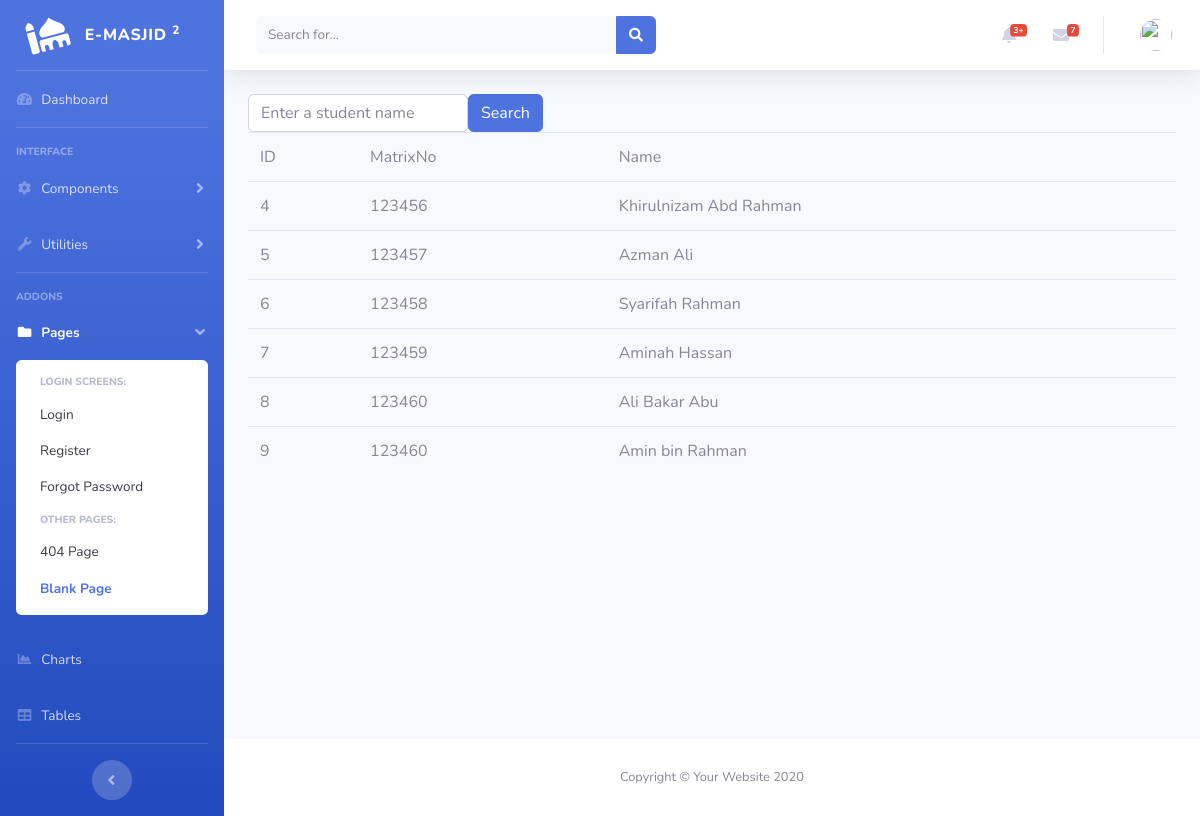
Screenshot of /search.php with the database file from the repository.
### tables this page shows
CREATE TABLE IF NOT EXISTS `students` (
  `id` int(11) unsigned NOT NULL AUTO_INCREMENT,
  `matrixno` varchar(50) DEFAULT NULL,
  `name` varchar(50) DEFAULT NULL,
  `address` blob,
  `dob` date DEFAULT NULL,
  `programcode` varchar(6) DEFAULT NULL,
  PRIMARY KEY (`id`)
);

### search.php (the view)
<?php
	include ("header.template.php");
?>
<form class="form-inline">
	<input type="text" name="keyword"
	class="form-control"
	placeholder="Enter a student name">
	<button type="submit"
	class="btn btn-primary">Search</button>
</form>
<?php
	include "dbconnect.php";
	$keyword=$_GET['keyword'];
	$sql="SELECT id, name, matrixno
		 FROM students
		 WHERE name LIKE '%$keyword%'";
	$result = mysqli_query($conn, $sql);
	?>
	<table class="table">
		<tr>
			<td>ID</td>
			<td>MatrixNo</td>
			<td>Name</td>
		</tr>
	<?php
	if(mysqli_num_rows($result)>0){
		while ($row=mysqli_fetch_assoc(
			$result)){
			echo "<tr>";
			echo "<td> ".$row['id']."</td>";
			echo "<td> ".$row['matrixno']."</td>";
			echo "<td> ".$row['name']."</td>";
			echo "</tr>";
		}
	}
?>
</table>
<?php
	include ("footer.template.php");
?>

### header.template.php (shortened to what this page needs)
<!DOCTYPE html>
<html lang="en">
<head>
  <link href="vendor/fontawesome-free/css/all.min.css" rel="stylesheet" type="text/css">
  <link href="css/sb-admin-2.min.css" rel="stylesheet">
</head>
<body id="page-top">
  <div id="wrapper">
    <ul class="navbar-nav bg-gradient-primary sidebar sidebar-dark accordion" id="accordionSidebar">
      <a class="sidebar-brand d-flex align-items-center justify-content-center" href="index.html">
        <div class="sidebar-brand-icon rotate-n-15">
          <i class="fas fa-mosque"></i>
        </div>
        <div class="sidebar-brand-text mx-3">E-Masjid <sup>2</sup></div>
      </a>
      <hr class="sidebar-divider my-0">
      <li class="nav-item">
        <a class="nav-link" href="dash-admin.php">
          <i class="fas fa-fw fa-tachometer-alt"></i>
          <span>Dashboard</span></a>
      </li>
      <hr class="sidebar-divider">
      <div class="sidebar-heading">
        Interface
      </div>
      <li class="nav-item">
        <a class="nav-link collapsed" href="#" data-toggle="collapse" data-target="#collapseTwo" aria-expanded="true" aria-controls="collapseTwo">
          <i class="fas fa-fw fa-cog"></i>
          <span>Components</span>
        </a>
      </li>
      <li class="nav-item">
        <a class="nav-link collapsed" href="#" data-toggle="collapse" data-target="#collapseUtilities" aria-expanded="true" aria-controls="collapseUtilities">
          <i class="fas fa-fw fa-wrench"></i>
          <span>Utilities</span>
        </a>
      </li>
      <hr class="sidebar-divider">
      <div class="sidebar-heading">
        Addons
      </div>
      <li class="nav-item active">
        <a class="nav-link" href="#" data-toggle="collapse" data-target="#collapsePages" aria-expanded="true" aria-controls="collapsePages">
          <i class="fas fa-fw fa-folder"></i>
          <span>Pages</span>
        </a>
        <div id="collapsePages" class="collapse show" aria-labelledby="headingPages" data-parent="#accordionSidebar">
          <div class="bg-white py-2 collapse-inner rounded">
            <h6 class="collapse-header">Login Screens:</h6>
            <a class="collapse-item" href="login.html">Login</a>
            <a class="collapse-item" href="register.html">Register</a>
            <a class="collapse-item" href="forgot-password.html">Forgot Password</a>
            <h6 class="collapse-header">Other Pages:</h6>
            <a class="collapse-item" href="404.html">404 Page</a>
            <a class="collapse-item active" href="blank.html">Blank Page</a>
          </div>
        </div>
      </li>
      <li class="nav-item">
        <a class="nav-link" href="charts.html">
          <i class="fas fa-fw fa-chart-area"></i>
          <span>Charts</span></a>
      </li>
      <li class="nav-item">
        <a class="nav-link" href="tables.html">
          <i class="fas fa-fw fa-table"></i>
          <span>Tables</span></a>
      </li>
      <hr class="sidebar-divider d-none d-md-block">
      <div class="text-center d-none d-md-inline">
        <button class="rounded-circle border-0" id="sidebarToggle"></button>
      </div>
    </ul>
    <div id="content-wrapper" class="d-flex flex-column">
      <div id="content">
        <nav class="navbar navbar-expand navbar-light bg-white topbar mb-4 static-top shadow">
          <form class="d-none d-sm-inline-block form-inline mr-auto ml-md-3 my-2 my-md-0 mw-100 navbar-search">
            <div class="input-group">
              <input type="text" class="form-control bg-light border-0 small" placeholder="Search for..." aria-label="Search" aria-describedby="basic-addon2">
              <div class="input-group-append">
                <button class="btn btn-primary" type="button">
                  <i class="fas fa-search fa-sm"></i>
                </button>
              </div>
            </div>
          </form>
          <ul class="navbar-nav ml-auto">
            <li class="nav-item dropdown no-arrow mx-1">
              <a class="nav-link dropdown-toggle" href="#" id="alertsDropdown" role="button" data-toggle="dropdown" aria-haspopup="true" aria-expanded="false">
                <i class="fas fa-bell fa-fw"></i>
                <span class="badge badge-danger badge-counter">3+</span>
              </a>
            </li>
            <li class="nav-item dropdown no-arrow mx-1">
              <a class="nav-link dropdown-toggle" href="#" id="messagesDropdown" role="button" data-toggle="dropdown" aria-haspopup="true" aria-expanded="false">
                <i class="fas fa-envelope fa-fw"></i>
                <span class="badge badge-danger badge-counter">7</span>
              </a>
            </li>
            <li class="nav-item dropdown no-arrow">
              <a class="nav-link dropdown-toggle" href="#" id="userDropdown" role="button" data-toggle="dropdown" aria-haspopup="true" aria-expanded="false">
                <img class="img-profile rounded-circle" src="https://source.unsplash.com/QAB-WJcbgJk/60x60">
              </a>
            </li>
          </ul>
        </nav>
        <div class="container-fluid">

### footer.template.php (shortened to what this page needs)
        </div>
      </div>
      <footer class="sticky-footer bg-white">
        <div class="container my-auto">
          <div class="copyright text-center my-auto">
            <span>Copyright &copy; Your Website 2020</span>
          </div>
        </div>
      </footer>
    </div>
  </div>
</body>
</html>

### rows the page displays
students: id "4", matrixno "123456", name "Khirulnizam Abd Rahman"
students: id "5", matrixno "123457", name "Azman Ali"
students: id "6", matrixno "123458", name "Syarifah Rahman"
students: id "7", matrixno "123459", name "Aminah Hassan"
students: id "8", matrixno "123460", name "Ali Bakar Abu"
students: id "9", matrixno "123460", name "Amin bin Rahman"
